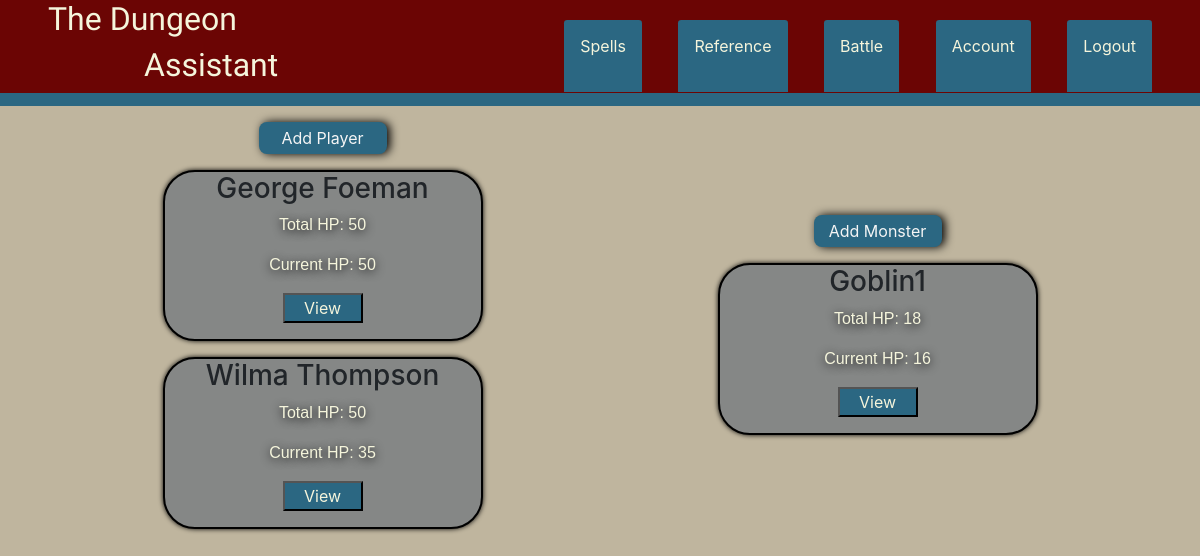
/battle (signed in), run on the app's committed database.
### the_assistant/models.py (models this page shows, shortened)
class Character(db.Model):
    id = db.Column(db.Integer, primary_key=True)
    character_name = db.Column(db.String(40), nullable=False)
    total_hp = db.Column(db.Integer, nullable=False)
    current_hp = db.Column(db.Integer, nullable=False)
    armor_class = db.Column(db.Integer, nullable=False)
    strength = db.Column(db.Integer, nullable=False)
    dexterity = db.Column(db.Integer, nullable=False)
    constitution = db.Column(db.Integer, nullable=False)
    intelligence = db.Column(db.Integer, nullable=False)
    wisdom = db.Column(db.Integer, nullable=False)
    charisma = db.Column(db.Integer, nullable=False)
    char_bio = db.Column(db.Text)
    user_id = db.Column(db.Integer, db.ForeignKey('user.id'), nullable=False)

class Monster(db.Model):
    id = db.Column(db.Integer, primary_key=True)
    monster_name = db.Column(db.String(50), nullable=False)
    total_hp = db.Column(db.Integer, nullable=False)
    current_hp = db.Column(db.Integer, nullable=False)
    armor_class = db.Column(db.Integer, nullable=False)
    monster_description = db.Column(db.Text)
    user_id = db.Column(db.Integer, db.ForeignKey('user.id'), nullable=False)

### the_assistant/routes.py (the view)
@app.route('/battle')
@login_required
def battle():
    characters = Character.query.all()
    monsters = Monster.query.all()
    return render_template('battle.html', title='Battle', characters=characters, monsters=monsters)

### the_assistant/models.py (called while the page is built)
@login_manager.user_loader
def load_user(user_id):
    return User.query.get(int(user_id))

### the_assistant/templates/battle.html
{% extends 'base.html' %}
{% block content %}
<body class="background">
    <section class="container" id="holders">
        <section class="container cent down1">
            <a class="cent add-button" href="{{ url_for('createplayer') }}">Add Player</a>
            {% for player in characters %}
            <div class="player-cards">
                <section class="char-name">
                    <h3>{{ player.character_name }}</h3>
                </section>
                <section class="char-health">
                    <p class="char-health-font">Total HP: {{ player.total_hp }}</p>
                    <p class="char-health-font">Current HP: {{ player.current_hp }}</p>
                </section>
                <a class="marg-b-1" href="{{ url_for('character', character_id=player.id) }}"><button class="view-button">View</button></a>
            </div>
            {% endfor %}
        </section>
        <section class="container cent down1">
            <a class="cent add-button" href="{{ url_for('createmonster') }}">Add Monster</a>
            {% for monster in monsters %}
            <div class="player-cards">
                <section class="char-name">
                    <h3>{{ monster.monster_name }}</h3>
                </section>
                <section class="char-health">
                    <p class="char-health-font">Total HP: {{ monster.total_hp }}</p>
                    <p class="char-health-font">Current HP: {{ monster.current_hp }}</p>
                </section>
                <a class="marg-b-1" href="{{ url_for('monster', monster_id=monster.id) }}"><button class="view-button">View</button></a>
            </div>
            {% endfor %}
        </section>
    </section>
</body>
{% endblock content %}

### the_assistant/static/main.css (style rules this page uses)
* { margin: 0; }
.background { background-color: #BFB59E; }
.down1 { margin-top: 1rem; }
.marg-b-1 { margin-bottom: 1rem; }
#holders { display: flex; justify-content: space-evenly; }
.cent { display: flex; flex-direction: column; justify-content: center; align-items: center; }
.player-cards { display: flex; flex-direction: column; align-items: center; margin-top: 1rem; border: 2px solid black; border-radius: 2rem; background-color: #858786; width: 20rem; box-shadow: 0px 0px 5px black; }
.add-button { background-color: #2B6782; color: whitesmoke; width: 8rem; height: 2rem; box-shadow: 3px 0px 10px black; border-radius: .5rem; }
.char-health-font { color: beige; font-family: 'Lucida Sans', 'Lucida Sans Regular', 'Lucida Grande', 'Lucida Sans Unicode', Geneva, Verdana, sans-serif; text-shadow: 0px 2px 10px black; }
.view-button { width: 5rem; color: beige; background-color: #2B6782; }
.char-name { display: flex; justify-content: center; align-items: center; }
.char-health { display: flex; flex-direction: column; justify-content: center; align-items: center; }

### data on the page
Character: character_name "George Foeman", total_hp "50", current_hp "50"
Character: character_name "Wilma Thompson", total_hp "50", current_hp "35"
Monster: monster_name "Goblin1", total_hp "18", current_hp "16"
